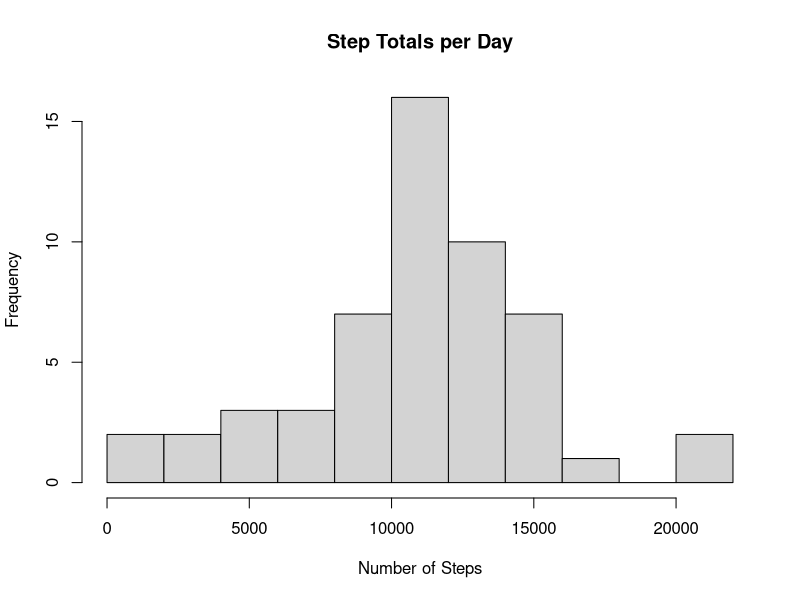
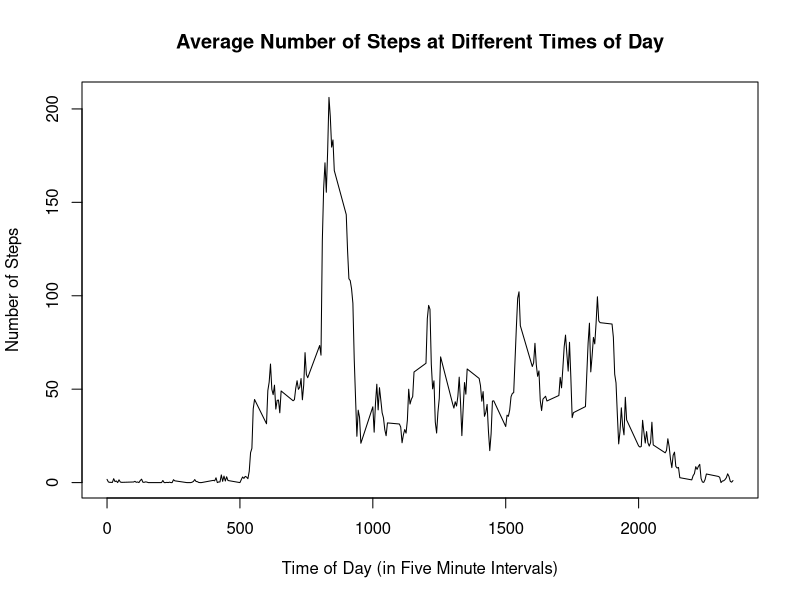
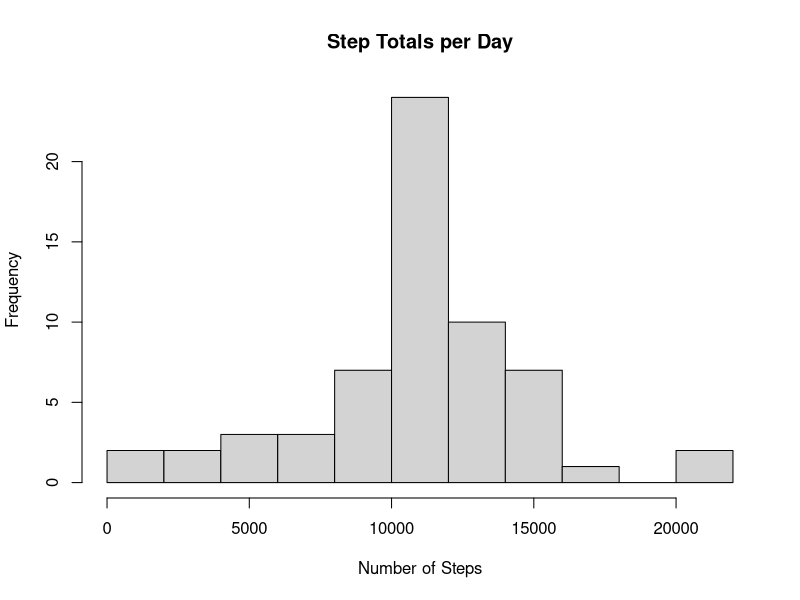
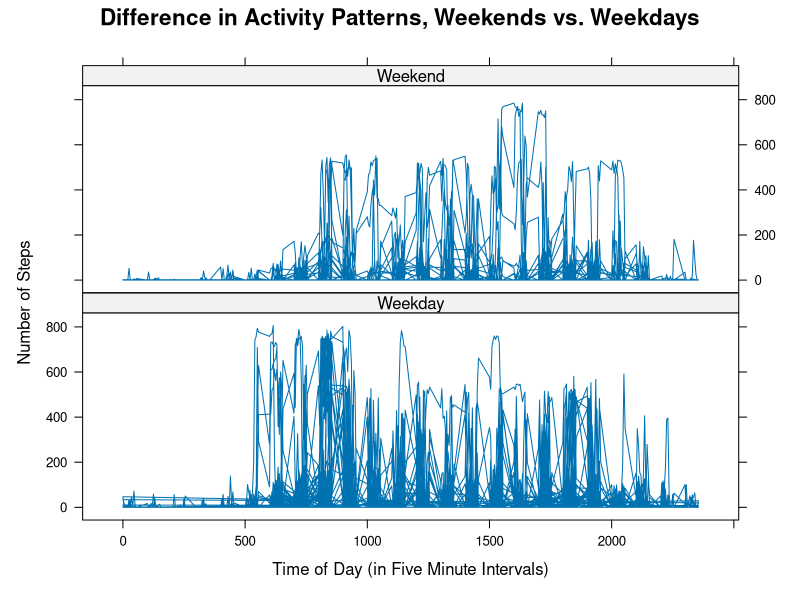

R code for these plots, in order:
## ---- chunk 1
activity <- read.csv("activity.csv")
activity$steps <- as.numeric(activity$steps)
activity$interval <- as.numeric(activity$interval)
activity$interval <- unique(activity$interval)
head(activity)
## ---- chunk 2
X <-aggregate(activity$steps ~ activity$date, data=activity, sum, na.rm=TRUE)
hist(X[,2], main="Step Totals per Day", xlab="Number of Steps", breaks=10)
mean(X[,2])
median(X[,2])
## ---- chunk 3
Y <-aggregate(activity$steps ~ activity$interval, data=activity, mean, na.rm=TRUE)

plot(Y[,2] ~ unique(activity$interval), type="l", ylab="Number of Steps", xlab="Time of Day (in Five Minute Intervals)", main="Average Number of Steps at Different Times of Day")

## ---- chunk 4
sum(is.na(activity$steps)) + sum(is.na(activity$interval)) + sum(is.na(activity$date))

activity$StepMeans <- Y[,2]

for(i in 1:nrow(activity)){
  if (is.na(activity[i,1])) {
    activity[i,1] <- activity[i,4]
  }
}

head(activity)

A <- aggregate(activity[,1] ~ activity[,2], data=activity, sum, na.rm=TRUE)

hist(A[,2], main="Step Totals per Day", xlab="Number of Steps", breaks=10)

mean(A[,2])
median(A[,2])
## ---- chunk 5
activity$days <- weekdays(as.Date(activity$date))

activity$DayType <- ifelse(activity$days == "Monday" |  activity$days == "Tuesday" |
                    activity$days == "Wednesday" | activity$days == "Thursday" | 
                    activity$days == "Friday", c("Weekday"), c("Weekend"))

activity$DayType <- as.factor(activity$DayType)

library(lattice)

xyplot(activity$steps ~ activity$interval | activity$DayType, type="l",
       main=list(cex=1.35, label="Difference in Activity Patterns, Weekends vs. Weekdays"),
       ylab="Number of Steps", xlab="Time of Day (in Five Minute Intervals)",
       layout=c(1,2))
